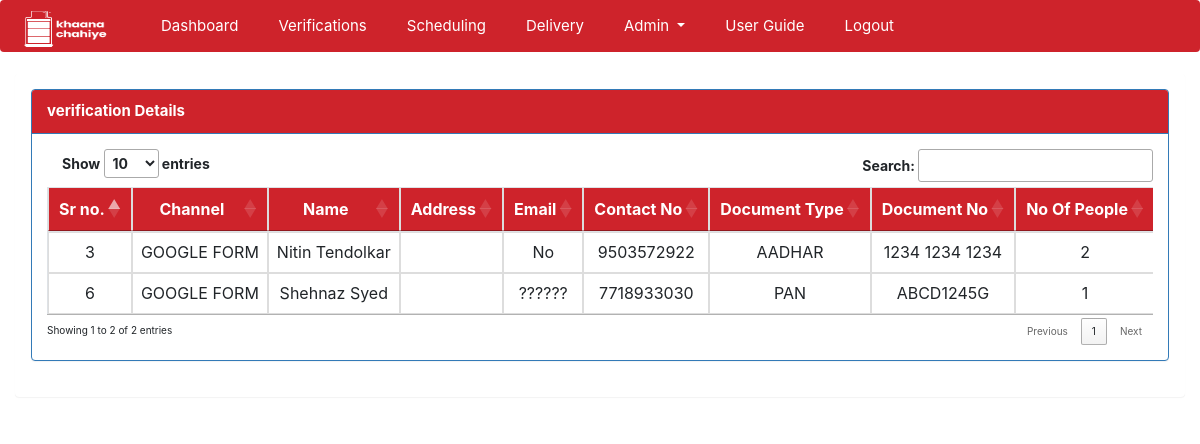
Page /main.php?page=scheduling/scheduling (signed in) on the committed database.
### tables this page shows
CREATE TABLE `request_details` (
  `id` bigint(20) UNSIGNED NOT NULL,
  `document_id` bigint(20) UNSIGNED NOT NULL,
  `channel_id` bigint(20) UNSIGNED NOT NULL,
  `name` varchar(100) NOT NULL,
  `address` text NOT NULL,
  `contact_no` varchar(20) NOT NULL,
  `document_no` varchar(200) NOT NULL,
  `email` varchar(60) NOT NULL,
  `gender` enum('M','F') NOT NULL,
  `no_of_people` varchar(45) NOT NULL,
  `is_beneficiary` enum('Y','N') NOT NULL,
  `aid_form` bigint(20) UNSIGNED NOT NULL,
  `request_type` enum('bulk','single') NOT NULL,
  `latitude` varchar(20) NOT NULL,
  `longitude` varchar(20) NOT NULL,
  `remark` text NOT NULL,
  `created_at` timestamp NULL DEFAULT NULL,
  `updated_at` timestamp NULL DEFAULT NULL
);

CREATE TABLE `request_delivery_details` (
  `id` bigint(20) UNSIGNED NOT NULL,
  `request_id` bigint(20) UNSIGNED NOT NULL,
  `request_status_id` bigint(20) UNSIGNED NOT NULL,
  `user_id` bigint(20) UNSIGNED NOT NULL,
  `approve_people_count` mediumint(9) NOT NULL,
  `scheduling_remark` text NOT NULL,
  `delivery_pickup_point` varchar(255) NOT NULL,
  `delivery_scheduled_on` date NOT NULL,
  `delivered_to` varchar(100) NOT NULL,
  `delivery_location` text NOT NULL,
  `delivered_to_contact` varchar(100) NOT NULL,
  `delivered_by` varchar(100) NOT NULL,
  `delivered_by_contact` varchar(100) NOT NULL,
  `delivered_on` timestamp NULL DEFAULT NULL
);

CREATE TABLE `channel_types` (
  `id` bigint(20) UNSIGNED NOT NULL,
  `name` varchar(100) NOT NULL,
  `status` enum('Y','N') NOT NULL
);

CREATE TABLE `document_types` (
  `id` bigint(20) UNSIGNED NOT NULL,
  `name` varchar(45) NOT NULL,
  `status` enum('Y','N') NOT NULL
);

### includes/functions.php (called while the page is built, shortened)
<?php
function get_channelname($roleid) {
    include('connection.php');
    $sql = "select name from ".channel_type." WHERE id='".$roleid."'";
    $result = mysqli_query($conn,$sql) or die(mysqli_error($conn));
    $row = mysqli_fetch_assoc($result);
    return $row['name'];
}
function get_documenttype($roleid) {
    include('connection.php');
    $sql = "select name from ".document_type." WHERE id='".$roleid."'";
    $result = mysqli_query($conn,$sql) or die(mysqli_error($conn));
    $row = mysqli_fetch_assoc($result);
    return $row['name'];
}
?>

### scheduling/scheduling.php (the view, shortened to what this page needs)
<?php
$verification_details = "select * from ".request_details." a INNER JOIN ".request_details_delivery." b
ON a.id= b.request_id WHERE request_status_id IN (4)";
$verification_details_res = mysqli_query($conn,$verification_details) or die(mysqli_error($conn));
?>
<html>
<div class="panel panel-primary">
  <div class="panel-heading">
    <b>verification Details</b>
  </div>
  <div class="panel-body">
    <table class="table table-bordered dt-responsive nowrap dataTable no-footer">
        <thead>
          <tr>
            <th class="text-center">Sr no.</th>
            <th class="text-center">Channel</th>
            <th class="text-center">Name</th>
            <th class="text-center">Address</th>
            <th class="text-center">Email</th>
            <th class="text-center">Contact No</th>
            <th class="text-center">Document Type</th>
            <th class="text-center">Document No</th>
            <th class="text-center">No Of People</th>
          </tr>
        </thead>
        <tbody>
        <?php
        if(mysqli_num_rows($verification_details_res) > 0):
        while($verification_details_row = mysqli_fetch_array($verification_details_res)):?>
          <tr>
            <td class="text-center"><?php echo $verification_details_row['id']; ?></td>
            <td class="text-center"><?php echo get_channelname($verification_details_row['channel_id']); ?></td>
            <td class="text-center"><?php echo $verification_details_row['name']; ?></td>
            <td class="text-center"><?php echo $verification_details_row['address']; ?></td>
            <td class="text-center"><?php echo $verification_details_row['email']; ?></td>
            <td class="text-center"><?php echo $verification_details_row['contact_no']; ?></td>
            <td class="text-center"><?php echo get_documenttype($verification_details_row['document_id']); ?></td>
            <td class="text-center"><?php echo $verification_details_row['document_no']; ?></td>
            <td class="text-center"><?php echo $verification_details_row['no_of_people']; ?></td>
          </tr>
        <?php
        endwhile;
      endif;?>
        </tbody>
        </table>
  </div>
</div>
</html>

### css/index.css (style rules this page uses)
body { background: #3e4144; }

### css/home.css (style rules this page uses)
thead, .panel-heading { background-color: #CE232B; color: #fff; }
.panel-primary>.panel-heading { color: #fff; font-size: 15px !important; background-color: #CE232B; background-color: #CE232B; }

### rows in the picture
request_details: request_delivery_details.id "3", channel.name "GOOGLE FORM", name "Nitin Tendolkar", email "No", contact_no "9503572922", document.name "AADHAR", document_no "1234 1234 1234", no_of_people "2"
request_details: request_delivery_details.id "6", channel.name "GOOGLE FORM", name "Shehnaz Syed", email "??????", contact_no "7718933030", document.name "PAN", document_no "ABCD1245G", no_of_people "1"
